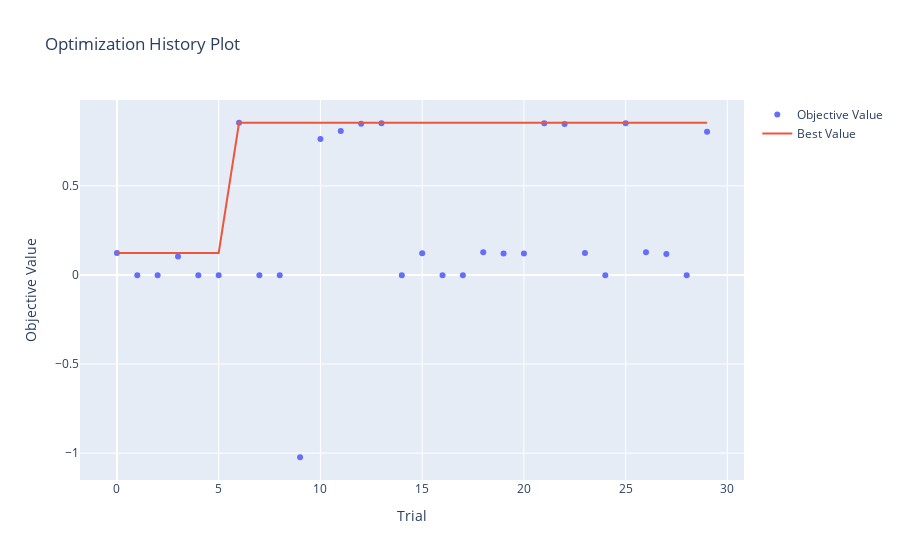

Notebook code for this chart:
### Code cell
optuna.visualization.plot_optimization_history(study)

### Figure 1 — Plotly figure (JSON) as saved in the notebook; plotly's stock layout.template omitted (floating-point values rounded to 4 significant figures)
{"data": [{"mode": "markers", "name": "Objective Value", "type": "scatter", "x": [0, 1, 2, 3, 4, 5, 6, 7, 8, 9, 10, 11, 12, 13, 14, 15, 16, 17, 18, 19, 20, 21, 22, 23, 24, 25, 26, 27, 28, 29], "y": [0.1232, -0.002198, -0.002198, 0.1041, -0.002198, -0.002198, 0.8542, -0.002198, -0.002198, -1.023, 0.7629, 0.8075, 0.8488, 0.8507, -0.002198, 0.1213, -0.002198, -0.002198, 0.1269, 0.12, 0.1207, 0.8521, 0.8472, 0.1227, -0.002198, 0.8513, 0.1271, 0.1179, -0.002198, 0.8031]}, {"name": "Best Value", "type": "scatter", "x": [0, 1, 2, 3, 4, 5, 6, 7, 8, 9, 10, 11, 12, 13, 14, 15, 16, 17, 18, 19, 20, 21, 22, 23, 24, 25, 26, 27, 28, 29], "y": [0.1232, 0.1232, 0.1232, 0.1232, 0.1232, 0.1232, 0.8542, 0.8542, 0.8542, 0.8542, 0.8542, 0.8542, 0.8542, 0.8542, 0.8542, 0.8542, 0.8542, 0.8542, 0.8542, 0.8542, 0.8542, 0.8542, 0.8542, 0.8542, 0.8542, 0.8542, 0.8542, 0.8542, 0.8542, 0.8542]}], "layout": {"autosize": true, "title": {"text": "Optimization History Plot"}, "xaxis": {"autorange": true, "range": [-1.721, 30.72], "title": {"text": "Trial"}, "type": "linear"}, "yaxis": {"autorange": true, "range": [-1.178, 1.009], "title": {"text": "Objective Value"}, "type": "linear"}}}
